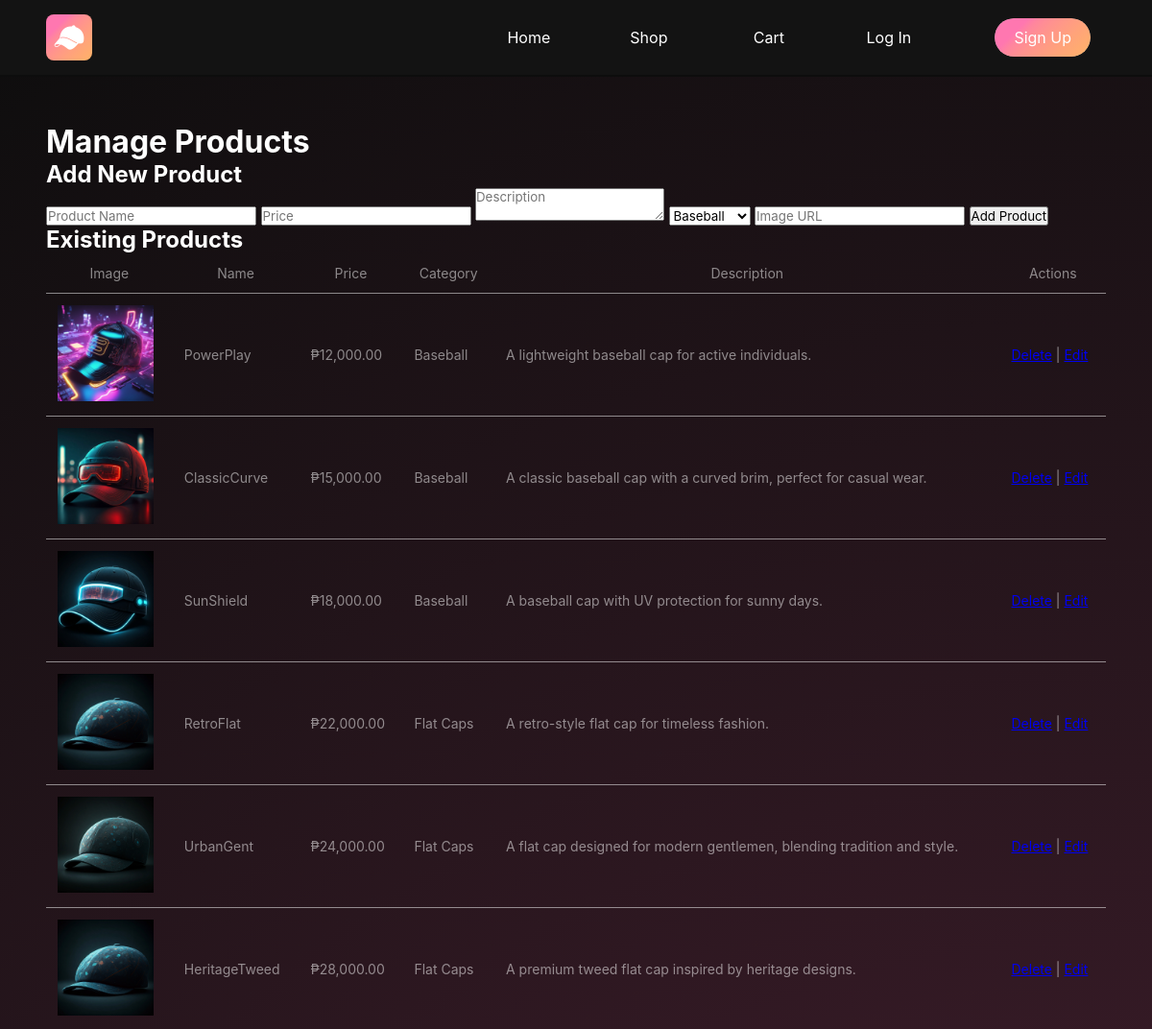
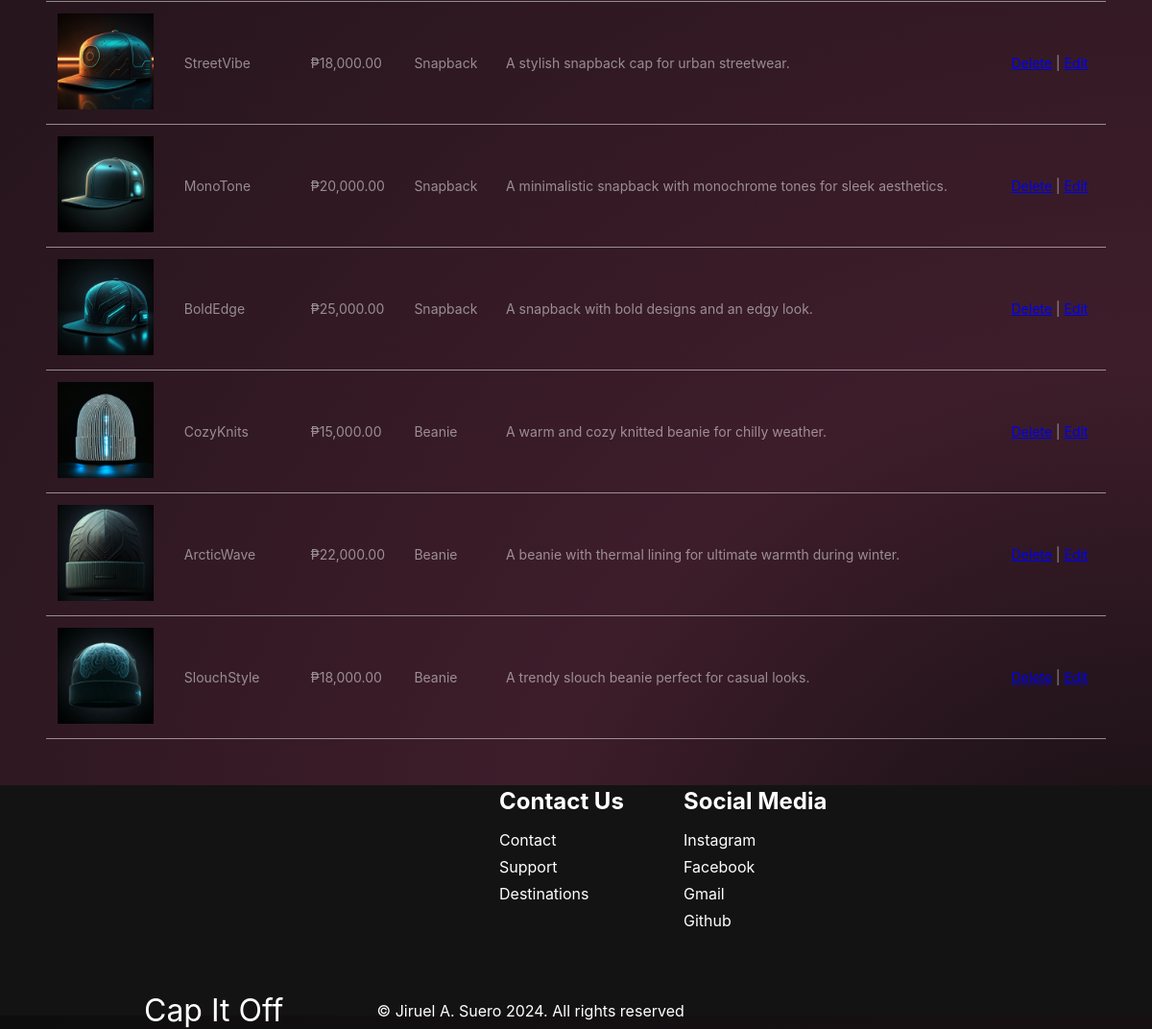
The app's page /6/sui/manage-products.php with its own data (2 pictures, top to bottom).
### tables this page shows
CREATE TABLE `products` (
  `product_id` int(11) NOT NULL,
  `name` varchar(255) NOT NULL,
  `price` decimal(10,2) NOT NULL,
  `description` text NOT NULL,
  `category` varchar(100) NOT NULL,
  `image_url` varchar(255) NOT NULL
);

### 6/sui/manage-products.php (the view, shortened to what this page needs)
<?php
require './db.php';
$products_query = $conn->prepare("SELECT * FROM products");
$products_query->execute();
$products_result = $products_query->get_result();
$edit_product = null;
?>
<!DOCTYPE html>
<html lang="en">
<head>
    <link rel="stylesheet" href="./assets/styles/variables.css">
    <link rel="stylesheet" href="./assets/styles/default-styles.css">
    <link rel="stylesheet" href="./assets/styles/shops.css">
</head>
<body>
    <?php require './php/header.php'; ?>
    <main class="manage-products">
        <h1>Manage Products</h1>
        <?php if (!$edit_product): ?>
        <h2>Add New Product</h2>
        <form method="POST" action="manage-products.php">
            <input type="text" name="name" placeholder="Product Name" required>
            <input type="number" name="price" placeholder="Price" step="0.01" required>
            <textarea name="description" placeholder="Description" required></textarea>
            <select name="category" required>
                <option value="Baseball">Baseball</option>
            </select>
            <input type="text" name="image_url" placeholder="Image URL" required>
            <button type="submit" name="add_product">Add Product</button>
        </form>
        <?php endif; ?>
        <h2>Existing Products</h2>
        <table class="product-table">
            <thead>
                <tr>
                    <th>Image</th>
                    <th>Name</th>
                    <th>Price</th>
                    <th>Category</th>
                    <th>Description</th>
                    <th>Actions</th>
                </tr>
            </thead>
            <tbody>
                <?php while ($product = $products_result->fetch_assoc()): ?>
                    <tr>
                        <td><img src="<?php echo htmlspecialchars("./assets/images/" . $product['image_url']); ?>" alt="<?php echo $product['name']; ?>" width="100"></td>
                        <td><?php echo htmlspecialchars($product['name']); ?></td>
                        <td>₱<?php echo number_format($product['price'], 2); ?></td>
                        <td><?php echo htmlspecialchars($product['category']); ?></td>
                        <td><?php echo htmlspecialchars($product['description']); ?></td>
                        <td>
                            <a href="manage-products.php?delete=<?php echo $product['product_id']; ?>" onclick="return confirm('Are you sure you want to delete?')">Delete</a>
                            |
                            <a href="manage-products.php?edit=<?php echo $product['product_id']; ?>">Edit</a>
                        </td>
                    </tr>
                <?php endwhile; ?>
            </tbody>
        </table>
    </main>
    <?php require './php/footer.php'; ?>
</body>
</html>

### 6/sui/assets/styles/variables.css (style rules this page uses)
:root { --border: 1px solid rgb(255, 255, 255, 0.2); --gradient: linear-gradient(135deg, #926aff, 0%, #ff77b0, 50%, #ffb367 100%); --space-xxsmall: 0.01rem; --space-xsmall: 0.25rem; --space-small: 0.5rem; --space-small-medium: 0.75rem; --space-medium: 1rem; --space-medium-large: 1.25rem; --space-large: 1.5rem; --space-xlarge: 2rem; --space-xxlarge: 3rem; --space-xxxlarge: 5rem; --font-size-xxsmall: 0.6rem; --font-size-xsmall: 0.75rem; --font-size-small: 0.875rem; --font-size-base: 1rem; --font-size-medium: 1.15rem; --font-size-large: 1.25rem; --font-size-xlarge: 1.5rem; --font-size-xxlarge: 2rem; --font-size-xxxlarge: 3rem; --font-size-xxxxlarge: 4rem; --font-weight-light: 300; --font-weight-normal: 400; --font-weight-medium: 500; --font-weight-semibold: 600; --font-weight-bold: 700; --color-black: #0d0d0d; --color-dark-grey: #131313; }

### 6/sui/assets/styles/shops.css (style rules this page uses)
* { box-sizing: border-box; margin: 0; padding: 0; font-family: 'Inter', sans-serif; scroll-behavior: smooth; }
body { display: flex; flex-direction: column; background: rgb(13, 13, 13); background: radial-gradient(circle at bottom right, rgba(13, 13, 13, 1) 0%, rgba(62, 29, 43, 1) 28%, rgba(13, 13, 13, 1) 100%); }
main { margin-top: 5rem; flex: 1; display: grid; padding: var(--space-xxlarge); }
img { max-width: 100%; }
.product-table :where(th, td) { padding: 12px; border-bottom: 1px solid rgba(255, 255, 255, 0.5); }
.product-table th { white-space: nowrap; font-weight: normal; }
.manage-products h1, .manage-products h2 { color: white; }

### records on screen
products: image_url (picture), name "PowerPlay", price "12,000.00", category "Baseball", description "A lightweight baseball cap for active individuals."
products: image_url (picture), name "ClassicCurve", price "15,000.00", category "Baseball", description "A classic baseball cap with a curved brim, perfect for casual wear."
products: image_url (picture), name "SunShield", price "18,000.00", category "Baseball", description "A baseball cap with UV protection for sunny days."
products: image_url (picture), name "RetroFlat", price "22,000.00", category "Flat Caps", description "A retro-style flat cap for timeless fashion."
products: image_url (picture), name "UrbanGent", price "24,000.00", category "Flat Caps", description "A flat cap designed for modern gentlemen, blending tradition and style."
products: image_url (picture), name "HeritageTweed", price "28,000.00", category "Flat Caps", description "A premium tweed flat cap inspired by heritage designs."
products: image_url (picture), name "StreetVibe", price "18,000.00", category "Snapback", description "A stylish snapback cap for urban streetwear."
products: image_url (picture), name "MonoTone", price "20,000.00", category "Snapback", description "A minimalistic snapback with monochrome tones for sleek aesthetics."
products: image_url (picture), name "BoldEdge", price "25,000.00", category "Snapback", description "A snapback with bold designs and an edgy look."
products: image_url (picture), name "CozyKnits", price "15,000.00", category "Beanie", description "A warm and cozy knitted beanie for chilly weather."
products: image_url (picture), name "ArcticWave", price "22,000.00", category "Beanie", description "A beanie with thermal lining for ultimate warmth during winter."
products: image_url (picture), name "SlouchStyle", price "18,000.00", category "Beanie", description "A trendy slouch beanie perfect for casual looks."
